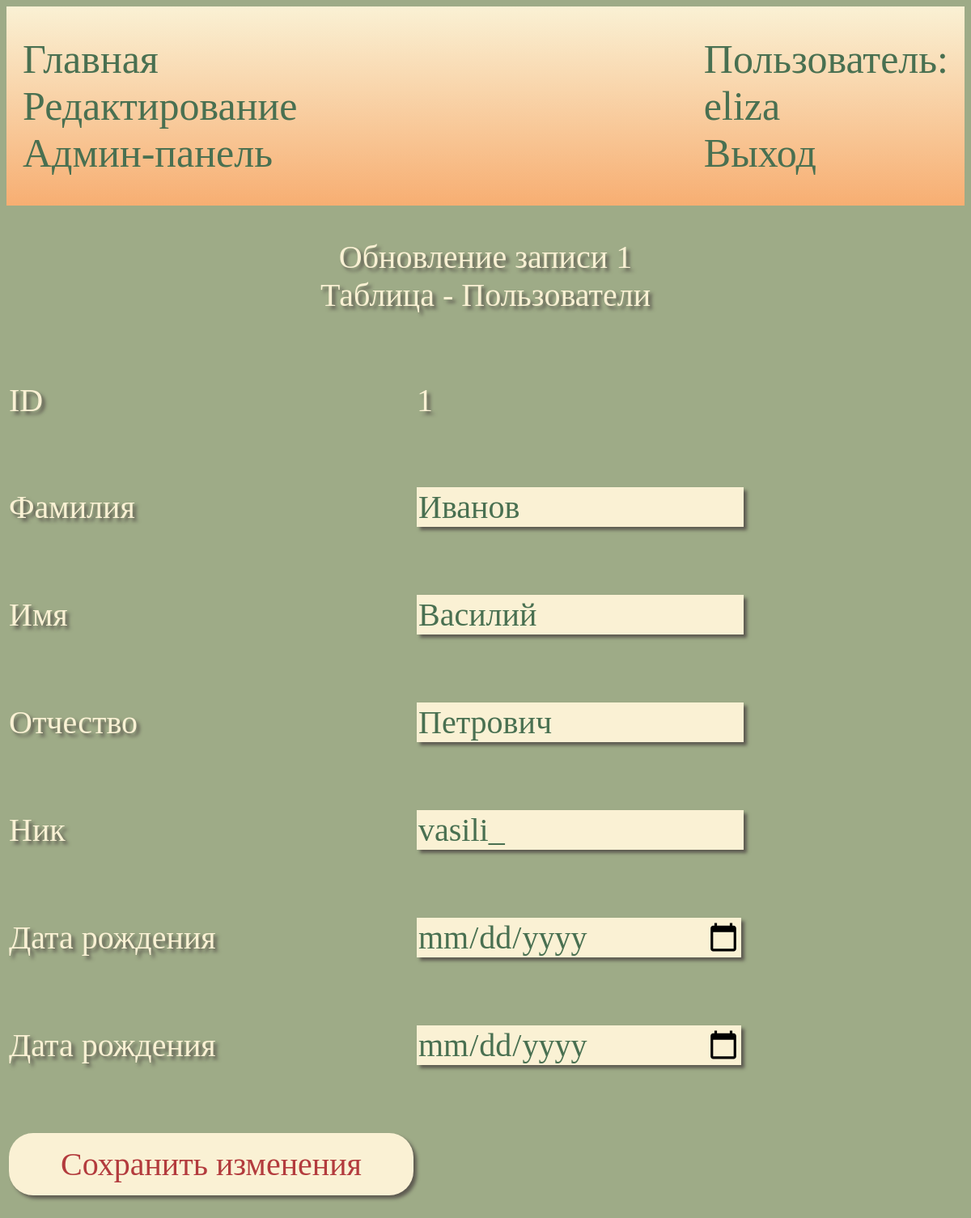
/update_1_1/ (signed in), run on the app's committed database.
### main/models.py (models this page shows)
class User(AbstractUser):
    pass

class Users(models.Model):
    surname = models.CharField(max_length=20)
    name = models.CharField(max_length=20)
    pat_name = models.CharField(max_length=20)
    nick = models.CharField(max_length=20)
    date_reg = models.DateField()
    date_b = models.DateField()
    class Meta:
        verbose_name_plural="Участники"

### main/views.py (the view, shortened to what this page needs)
# urls.py: path('update_<int:tb>_<int:id>/', views.Tabs.update, name='update'),
    def update(request, tb, id):
        error = False
        if tb == 1:
            context = context1
            if request.user.has_perm('main.change_users'):
                record = Users.objects.get(id=id)
            else:
                error = True
        elif tb == 3:
            context = context3
            if request.user.has_perm('main.change_topics'):
                record = Topics.objects.get(id=id)
            else:
                error = True
        elif tb == 4:
            context = context4
            if request.user.has_perm('main.change_authors'):
                record = Authors.objects.get(id_user=id)
            else:
                error = True
        if error:
            context['error'] = error_access
            return render(request, 'tabs/edit.html', context=context)
        if tb != 4:
            context['id'] = id
        else:
            context['id'] = record.id_user.id
        context['r'] = record
        return render(request, 'tabs/update.html', context=context)

### main/templates/tabs/update.html (shortened to what this page needs)
{% extends 'base.html' %}
{% block content %}
<p align="center">Обновление записи {{ id }}<br>Таблица - {{name}}</p>
<form method="POST" action="../save_{{tb}}_{{id}}/">
    <table>
        <tr>
            <td><p>ID</p></td>
            <td><p>{{id}}</p></td>
        </tr>
        {% if name == 'Посты' %}
            <tr>
                <td><p>{{list.1}}</p></td>
                <td><p><input class="form_uc" type="date" name="date_post" required></p></td>
            </tr>
            <tr>
                <td><p>{{list.2}}</p></td>
                <td><p><input class="form_uc" type="number" min="0" value="{{r.n_view}}" name="n_view" required></p></td>
            </tr>
            <tr>
                <td><p>{{list.3}}</p></td>
                <td><p><input class="form_uc" type="number" min="0" value="{{r.n_like}}" name="n_like" required></p></td>
            </tr>
            <tr>
                <td><p>{{list.4}}</p></td>
                <td><p><input class="form_uc" type="number" min="0" value="{{r.n_comm}}" name="n_comm" required></p></td>
            </tr>
            <tr>
                <td><p>{{list.5}}</p></td>
                <td><p>
                    {% for a in list_a %}
                        {% if a in aut %}
                            {{a}} <input class="form_cb" type="checkbox" name="au_s[]" value="{{a}}" checked>
                        {% else %}
                            {{a}} <input class="form_cb" type="checkbox" name="au_s[]" value="{{a}}">
                        {% endif %}
                        &nbsp&nbsp&nbsp
                    {% endfor %}
                </p></td>
            </tr>
            <tr>
                <td><p>{{list.6}}</p></td>
                <td><p>
                    {% for t in list_t %}
                        {% if t in top %}
                            {{t}} <input class="form_cb" type="checkbox" name="top_s[]" value="{{t}}" checked><br>
                        {% else %}
                            {{t}} <input class="form_cb" type="checkbox" name="top_s[]" value="{{t}}"><br>
                        {% endif %}
                    {% endfor %}
                </p></td>
            </tr>
        {% elif name == 'Пользователи' %}
            <tr>
                <td><p>{{list.1}}</p></td>
                <td><p><input class="form_uc" type="text" value="{{r.surname}}" name="surname" required></p></td>
            </tr>
            <tr>
                <td><p>{{list.2}}</p></td>
                <td><p><input class="form_uc" type="text" value="{{r.name}}" name="name" required></p></td>
            </tr>
            <tr>
                <td><p>{{list.3}}</p></td>
                <td><p><input class="form_uc" type="text" value="{{r.pat_name}}" name="pat_name" required></p></td>
            </tr>
            <tr>
                <td><p>{{list.4}}</p></td>
                <td><p><input class="form_uc" type="text" value="{{r.nick}}" name="nick" required></p></td>
            </tr>
            <tr>
                <td><p>{{list.5}}</p></td>
                <td><p><input class="form_uc" type="date" name="date_reg" required></p></td>
            </tr>
            <tr>
                <td><p>{{list.5}}</p></td>
                <td><p><input class="form_uc" type="date" name="date_b" required></p></td>
            </tr>
        {% endif %}
        <tr>
            <td><p><input class="but_uc" type="submit" name="save" value="Сохранить изменения"></p></td>
        </tr>
    </table>
</form>
{% endblock %}

### main/templates/base.html (shortened to what this page needs)
{% load static %}
<!DOCTYPE html>
<html lang="en">
<head>
  <link type="text/css" href="{% static 'main/css/styles.css' %}" rel="stylesheet">
</head>
<body>
<header class="st_head">
    <div>
        <ul class="ul_head">
            <li><a href="{% url 'home' %}">Главная</a></li>
            {% if user.is_staff %}
                <li><a href="{% url 'edit' %}">Редактирование</a></li>
            {% endif %}
            <li><a href="../admin/">Админ-панель</a></li>
        </ul>
    </div>
    <div>
        <ul class="ul_head">
            {% if user.is_anonymous %}
                <li><a href="{% url 'register' %}">Регистрация</a></li>
                <li><a href="{% url 'login' %}">Вход</a></li>
            {% else %}
                <li><p class="a">Пользователь:</p></li>
                <li><p class="a">{{user}}</p></li>
                <li><a href="{% url 'logout' %}">Выход</a></li>
            {% endif %}
        </ul>
    </div>
</header>
{% block content %}
{% endblock %}
</body>
</html>

### main/static/main/css/styles.css (style rules this page uses)
li { list-style-type: none; }
body { background-color: #9EAB87; }
p { font-family: fantasy; font-size: 40px; color: #FAF1D4; text-decoration: none; text-shadow: #5E5B51 4px 4px 4px; }
.st_head { width: 100%; display: flex; justify-content: space-between; }
a { font-family: fantasy; font-size: 50px; color: #497051; text-decoration: none; text-shadow: none; margin: 0; }
.a { font-family: fantasy; font-size: 50px; color: #497051; text-decoration: none; text-shadow: none; margin: 0; }
.ul_head { padding: 20px; }
header { background: linear-gradient(#FAF1D4, #F7AE72) }
.form_uc { width: 400px; font-size: 40px; font-family: fantasy; color: #497051; background: #FAF1D4; border: none; box-shadow: #5E5B51 4px 4px 4px; }
.but_uc { width: 500px; padding: 15px; color: #B33B3D; background: #FAF1D4; border: none; box-shadow: #5E5B51 4px 4px 4px; font-family: fantasy; font-size: 40px; border-radius: 30px; }

### data on the page
User: username "eliza"
Users: surname "Иванов", name "Василий", pat_name "Петрович", nick "vasili_"

### other printed values
{{ id }} "1"
{{ name }} "Пользователи"
{{ list.1 }} "Фамилия"
{{ list.2 }} "Имя"
{{ list.3 }} "Отчество"
{{ list.4 }} "Ник"
{{ list.5 }} "Дата рождения"
